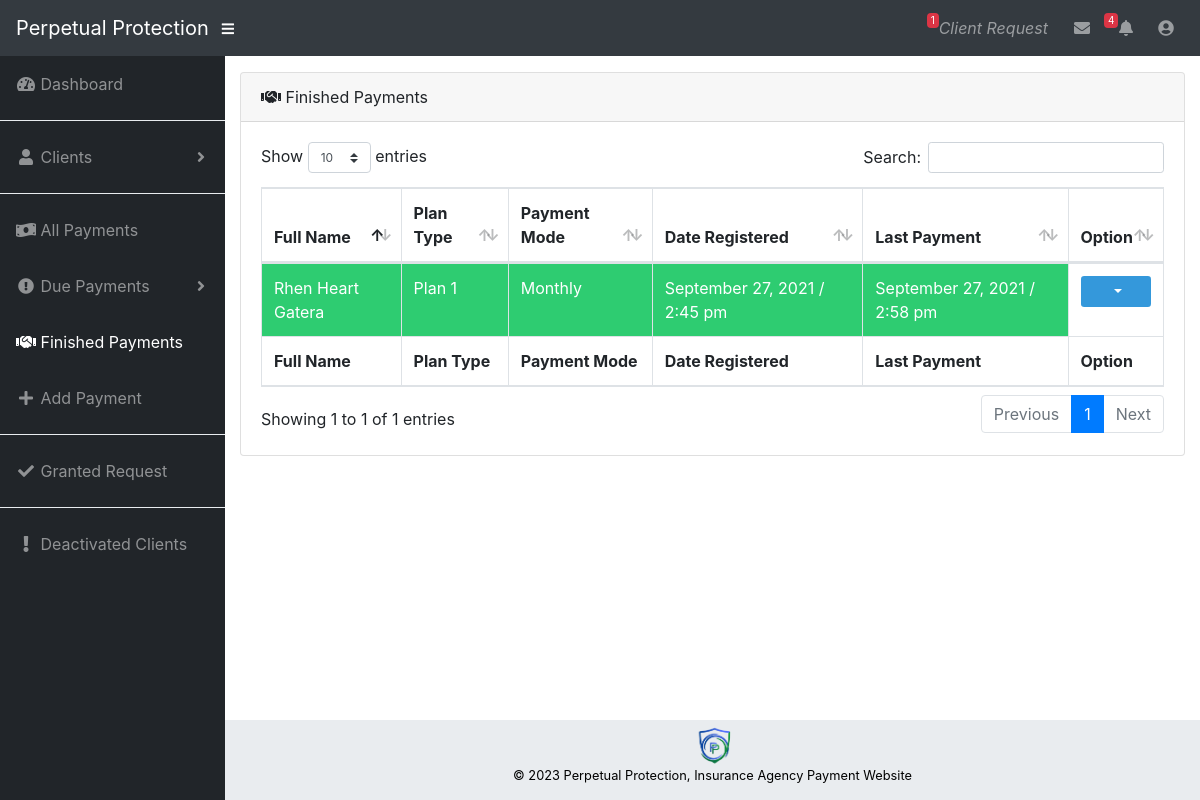
The app's page /admin/finishedPayments.php (signed in) with its own data.
### tables this page shows
CREATE TABLE `clients` (
  `client_id` int(11) NOT NULL,
  `plan_type` text NOT NULL,
  `payment_mode` text NOT NULL,
  `fname` text NOT NULL,
  `mname` text NOT NULL,
  `lname` text NOT NULL,
  `age` text NOT NULL,
  `birthday` text NOT NULL,
  `place_of_birth` text NOT NULL,
  `gender` text NOT NULL,
  `height` text NOT NULL,
  `weight` text NOT NULL,
  `occupation` text NOT NULL,
  `civil_status` text NOT NULL,
  `contact_number` text NOT NULL,
  `email_address` text NOT NULL,
  `residential_address` text NOT NULL,
  `username` varchar(100) NOT NULL,
  `password` varchar(100) NOT NULL,
  `date_registered` datetime NOT NULL,
  `status` text NOT NULL,
  `notif_status` text NOT NULL,
  `payment_status` text NOT NULL,
  `due_status` text NOT NULL,
  `update_status` text NOT NULL,
  `photo` text NOT NULL,
  `user_type` text NOT NULL
);

CREATE TABLE `payment` (
  `payment_id` int(11) NOT NULL,
  `client_id` int(11) NOT NULL,
  `date` datetime NOT NULL,
  `amount` float(10,2) NOT NULL,
  `status` text NOT NULL
);

### functions/functions.php (called while the page is built, shortened)
<?php
    function fetchAll($query){
        $con = new PDO(DBINFO, DBUSER, DBPASS);
        $stmt = $con->query($query);
        return $stmt->fetchAll();
    }

### admin/finishedPayments.php (the view, shortened to what this page needs)
<?php
  include('../functions/functions.php');
?>
<!DOCTYPE html>
<html lang="en">
  <head>
    <link href="assets/vendor/bootstrap/css/bootstrap.min.css" rel="stylesheet">
    <link href="assets/vendor/fontawesome-free/css/all.min.css" rel="stylesheet" type="text/css">
    <link href="assets/vendor/datatables/dataTables.bootstrap4.css" rel="stylesheet">
    <link href="assets/css/sb-admin.css" rel="stylesheet">
    <link rel="stylesheet" type="text/css" href="assets/css/scroll.css">
    <link rel="stylesheet" type="text/css" href="assets/css/leftscroll3.css">
  </head>
  <body id="page-top">
    <nav class="navbar navbar-expand navbar-dark bg-dark static-top">
      <a class="navbar-brand mr-1" href="adminPanel.php">Perpetual Protection</a>
      <button class="btn btn-link btn-sm text-white order-1 order-sm-0" id="sidebarToggle" href="#">
        <i class="fas fa-bars"></i>
      </button>
      <ul class="navbar-nav ml-auto ml-md-0">
        <li class="nav-item dropdown no-arrow mx-1">
          <a class="nav-link dropdown-toggle" href="#" id="alertsDropdown" role="button" data-toggle="dropdown" aria-haspopup="true" aria-expanded="false">
            <?php
                $query = "SELECT * from `clients_request` where `request_status` = 'ungranted' order by `date` DESC";
                if(count(fetchAll($query))>0){
            ?>
            <span class="badge badge-danger" style="font-size: 10px"><?php echo count(fetchAll($query)); ?></span>
            <?php
                }
            ?>
          </a>
        </li>
        <li class="nav-item dropdown no-arrow mx-1">
          <a class="nav-link dropdown-toggle" href="#" id="alertsDropdown" role="button" data-toggle="dropdown" aria-haspopup="true" aria-expanded="false">
            <i>Client Request</i>
          </a>
        </li>
         <li class="nav-item dropdown no-arrow mx-1">
          <a class="nav-link dropdown-toggle" href="#" id="alertsDropdown" role="button" data-toggle="dropdown" aria-haspopup="true" aria-expanded="false">
            <i class="fas fa-envelope fa-fw"></i>
            <?php
                $query = "SELECT * from `clients` where `notif_status` = 'unread' order by `date_registered` DESC";
                if(count(fetchAll($query))>0){
            ?>
            <span class="badge badge-danger" style="font-size: 10px"><?php echo count(fetchAll($query)); ?></span>
            <?php
                }
            ?>
          </a>
        </li>
         <li class="nav-item dropdown no-arrow mx-1">
          <a class="nav-link dropdown-toggle" href="#" id="messagesDropdown" role="button" data-toggle="dropdown" aria-haspopup="true" aria-expanded="false">
            <i class="fas fa-bell fa-fw"></i>
          </a>
        </li>
        <li class="nav-item dropdown no-arrow">
          <a class="nav-link dropdown-toggle" href="#" id="userDropdown" role="button" data-toggle="dropdown" aria-haspopup="true" aria-expanded="false">
            <i class="fas fa-user-circle fa-fw"></i>
          </a>
        </li>
      </ul>
    </nav>
    <div id="wrapper">
      <ul class="sidebar navbar-nav">
        <li class="nav-item">
          <a class="nav-link" href="z1.php">
            <i class="fas fa-fw fa-tachometer-alt"></i>
            <span>Dashboard</span>
          </a>
        </li>
        <div class="dropdown-divider"></div>
        <li class="nav-item dropdown">
          <a class="nav-link dropdown-toggle" href="#" id="pagesDropdown" role="button" data-toggle="dropdown" aria-haspopup="true" aria-expanded="false">
            <i class="fas fa-fw fa-user"></i>
            <span>Clients</span>
          </a>
        </li>
      <div class="dropdown-divider"></div>
        <li class="nav-item">
          <a class="nav-link" href="adminAllPayments.php">
            <i class="fas fa-fw fa-money-bill-wave"></i>
            <span>All Payments</span>
          </a>
        </li>
        <li class="nav-item dropdown">
          <a class="nav-link dropdown-toggle" href="#" id="pagesDropdown" role="button" data-toggle="dropdown" aria-haspopup="true" aria-expanded="false">
            <i class="fas fa-fw fa-exclamation-circle"></i>
            <span>Due Payments</span>
          </a>
        </li>
         <li class="nav-item active">
          <a class="nav-link" href="finishedPayments.php">
            <i class="fas fa-fw fa-handshake"></i>
            <span>Finished Payments</span>
          </a>
        </li>
        <li class="nav-item">
          <a class="nav-link" href="adminAddPayment.php">
            <i class="fas fa-fw fa-plus"></i>
            <span>Add Payment</span>
          </a>
        </li>
         <div class="dropdown-divider"></div>
        <li class="nav-item">
          <a class="nav-link" href="grantedRequest.php">
            <i class="fas fa-fw fa-check"></i>
            <span>Granted Request</span></a>
        </li>
         <div class="dropdown-divider"></div>
        <li class="nav-item">
          <a class="nav-link" href="adminDeactivatedClient.php">
            <i class="fas fa-fw fa-exclamation"></i>
            <span>Deactivated Clients</span></a>
        </li>
      </ul>
      <div id="content-wrapper">
        <div class="container-fluid">
          <div class="card mb-3">
            <div class="card-header">
              <i class="fas fa-handshake"></i> Finished
              Payments</div>
            <div class="card-body">
              <div class="table-responsive">
                <?php
                  $query = "SELECT * FROM clients WHERE payment_status='finished' && user_type='client'";
                  $result = mysqli_query($db,$query);
                ?>
                <table class="table table-bordered" id="dataTable" width="100%" cellspacing="0">
                  <thead>
                    <tr>
                      <th>Full Name</th>
                      <th>Plan Type</th>
                      <th>Payment Mode</th>
                      <th>Date Registered</th>
                      <th>Last Payment</th>
                      <th>Option</th>
                    </tr>
                  </thead>
                  <tfoot>
                    <tr>
                      <th>Full Name</th>
                      <th>Plan Type</th>
                      <th>Payment Mode</th>
                      <th>Date Registered</th>
                      <th>Last Payment</th>
                      <th>Option</th>
                    </tr>
                  </tfoot>
                  <tbody>
              <?php
                      if($result){
                        while($res = mysqli_fetch_array($result)) {
                          echo "<tr>"
                            ?>
              <?php
                             $status=$res['status'];
                            if ($status=="deactivated"){
                            ?>
                              <td style="background: red; color: white"><?php echo $res['fname'];?> <?php echo $res['mname'];?> <?php echo $res['lname'];?></td>
                              <td style="background: red; color: white"><?php echo $res['plan_type'];?></td>
                              <td style="background: red; color: white"><?php echo $res['payment_mode'];?></td>
                              <td style="background: red; color: white"><?php echo date('F j, Y / g:i a',strtotime($res['date_registered']))?></td>
                            <?php
                                $query=mysqli_query($db,"SELECT * from `payment` WHERE `client_id`='".$res['client_id']."' order by `payment_id` DESC LIMIT 1")or die(mysqli_error());
                                  while($row=mysqli_fetch_array($query)){
                            ?>
                               <td style="background: red; color: white;"><?php echo date('F j, Y / g:i a',strtotime($row['date']))?></td>
                            <?php }?>
                            <?php
                            }else{
                            ?>
                              <td style="background: #2ecc71; color: white;"><?php echo $res['fname'];?> <?php echo $res['mname'];?> <?php echo $res['lname'];?></td>
                              <td style="background: #2ecc71; color: white;"><?php echo $res['plan_type'];?></td>
                              <td style="background: #2ecc71; color: white;"><?php echo $res['payment_mode'];?></td>
                              <td style="background: #2ecc71; color: white;"><?php echo date('F j, Y / g:i a',strtotime($res['date_registered']))?></td>
                            <?php
                                $query=mysqli_query($db,"SELECT * from `payment` WHERE `client_id`='".$res['client_id']."' order by `payment_id` DESC LIMIT 1")or die(mysqli_error());
                                  while($row=mysqli_fetch_array($query)){
                            ?>
                               <td style="background: #2ecc71; color: white;"><?php echo date('F j, Y / g:i a',strtotime($row['date']))?></td>
                            <?php }?>
                            <?php }
                             echo "<td class=\"text-center\">
                                  <p>
                                    <a class=\"btn btn-sm btn-block dropdown-toggle\" style=\"background: #3498db; color: white\" data-toggle=\"collapse\" href=\"#collapseExample\" role=\"button\" aria-expanded=\"false\" aria-controls=\"collapseExample\"><i class\"fas fa-cog\"></i></a>
                                  </p>
                                  <div class=\"collapse\" id=\"collapseExample\">
                                      <a class=\"btn btn-outline-primary btn-sm btn-block\" href=\"adminViewClients.php?client_id=$res[client_id]\">Profile</a>
                                      <a class=\"btn btn-outline-success btn-sm btn-block\" href=\"adminClientBeneficiaries.php?client_id=$res[client_id]\">Beneficiaries</a>
                                      <a class=\"btn btn-outline-secondary btn-sm btn-block\" href=\"adminClientReferences.php?client_id=$res[client_id]\">References</a>
                                      <a class=\"btn btn-outline-warning btn-sm btn-block\" href=\"adminViewPayments.php?client_id=$res[client_id]\">Payments</a>
                                      <a class=\"btn btn-outline-info btn-sm btn-block\" href=\"adminMsgClient.php?client_id=$res[client_id]\">Message</a>
                                      <a class=\"btn btn-outline-danger btn-sm btn-block\" onClick=\"return confirm('Are you sure you want to deactivate this account?' )\" href=\"deactivatedClient.php?client_id=$res[client_id]\">Deactivate</a>
                                  </div>
                                  </td>";
                            ?>
                            <?php
                          echo "</tr>";
                        }
                       }?>
                  </tbody>
                </table>
              </div>
            </div>
          </div>
        </div>
        <footer class="sticky-footer">
          <div class="container my-auto">
            <div class="copyright text-center my-auto">
                 <a style="pointer-events: none;"><img src="../images/logo.png" width="50px"></a>
             <p style="color: #000">&copy; <script>document.write(new Date().getFullYear())</script> Perpetual Protection, Insurance Agency Payment Website
             </p>
            </div>
          </div>
        </footer>
      </div>
    </div>
  </body>
</html>

### admin/assets/css/sb-admin.css (style rules this page uses)
html { position: relative; min-height: 100%; }
body { height: 100%; }
#wrapper { display: -webkit-box; display: -ms-flexbox; display: flex; }
#wrapper #content-wrapper { overflow-x: hidden; width: 100%; padding-top: 1rem; padding-bottom: 80px; }
.navbar-nav .nav-item.active .nav-link { color: #fff; }
.navbar-nav .nav-item.dropdown .dropdown-toggle::after { width: 1rem; text-align: center; float: right; vertical-align: 0; border: 0; font-weight: 900; content: '\f105'; font-family: 'Font Awesome 5 Free'; }
.navbar-nav .nav-item.dropdown.no-arrow .dropdown-toggle::after { display: none; }
.navbar-nav .nav-item .nav-link .badge { position: absolute; margin-left: 0.75rem; top: 0.3rem; font-weight: 400; font-size: 0.5rem; }
.sidebar { width: 90px !important; background-color: #212529; min-height: calc(100vh - 56px); }
.sidebar .nav-item:last-child { margin-bottom: 1rem; }
.sidebar .nav-item .nav-link { text-align: center; padding: 0.75rem 1rem; width: 90px; }
.sidebar .nav-item .nav-link span { font-size: 0.65rem; display: block; }
.sidebar .nav-item.dropdown .dropdown-toggle::after { display: none; }
.sidebar .nav-item .nav-link { color: rgba(255, 255, 255, 0.5); }
@media (min-width: 768px) { .sidebar { width: 225px !important; } }
@media (min-width: 768px) { .sidebar .nav-item .nav-link { display: block; width: 100%; text-align: left; padding: 1rem; width: 225px; } }
@media (min-width: 768px) { .sidebar .nav-item .nav-link span { font-size: 1rem; display: inline; } }
@media (min-width: 768px) { .sidebar .nav-item.dropdown .dropdown-toggle::after { display: block; } }
:root { --input-padding-x: 0.75rem; --input-padding-y: 0.75rem; }
footer.sticky-footer { display: -webkit-box; display: -ms-flexbox; display: flex; position: absolute; right: 0; bottom: 0; width: calc(100% - 90px); height: 80px; background-color: #e9ecef; }
footer.sticky-footer .copyright { line-height: 1; font-size: 0.8rem; }
@media (min-width: 768px) { footer.sticky-footer { width: calc(100% - 225px); } }

### records on screen
clients: fname "Rhen Heart", lname "Gatera", plan_type "Plan 1", payment_mode "Monthly", date_registered "September 27, 2021 / 2:45 pm"
payment: date "September 27, 2021 / 2:58 pm"

### other values on screen
count(fetchAll($query)) "1"
count(fetchAll($query)) "4"
